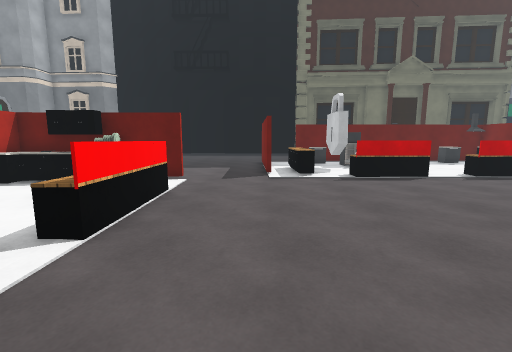
[1] (above)

24 first-person views from a walk through a Unity game level. The camera is 1.4 m above the floor, tilts 8° down and sees 90° across. The floor is counted in squares, 1 m on a side. Each view is taken from the middle of a square. On the plan, view 1 faces up. The plan holds only what a view shows up to about 13 squares ahead; the rest is blank. The place goes on beyond the plan. Some surface patterns are stand-ins.

[2]
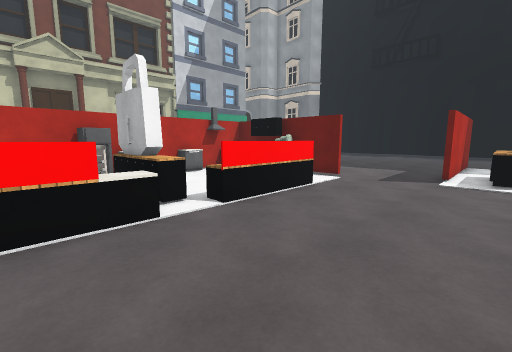

[3]
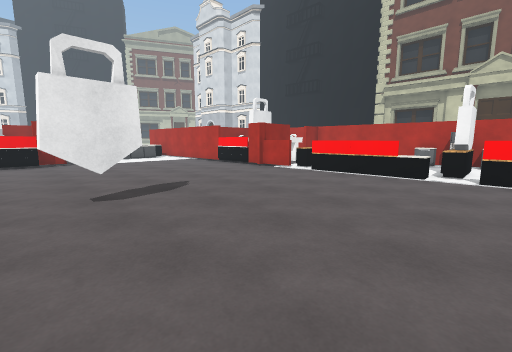

[4]
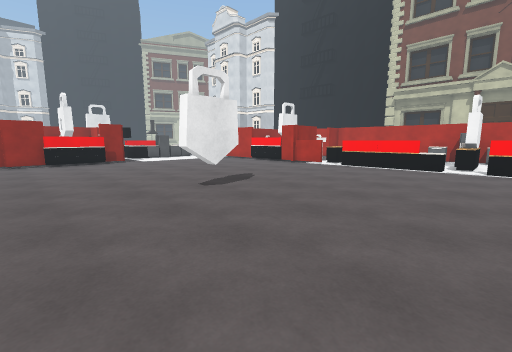

[5]
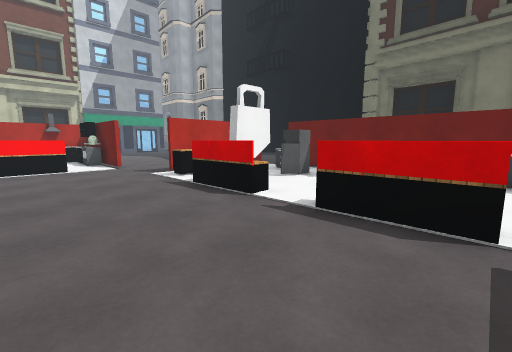

[6]
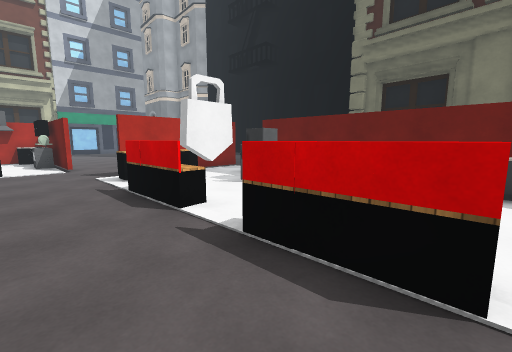

[7]
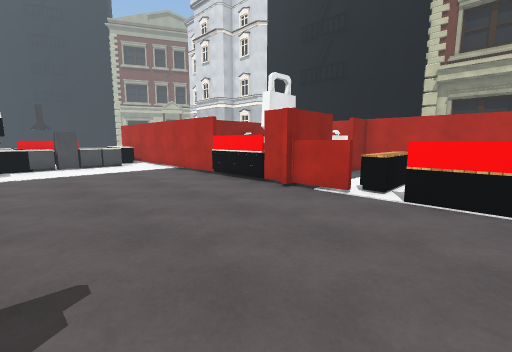

[8]
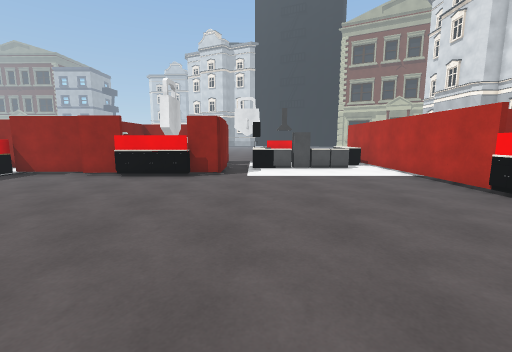

[9]
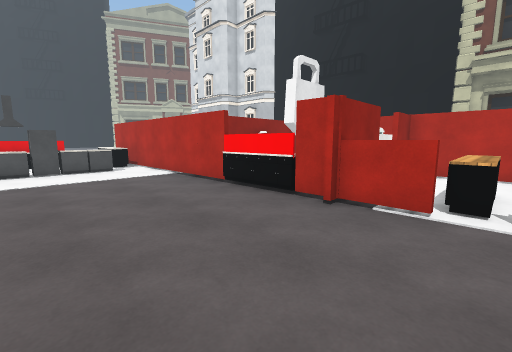

[10]
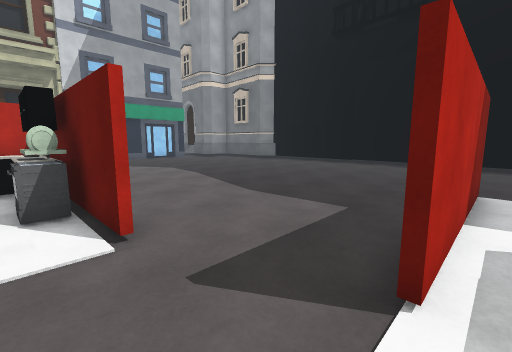

[11]
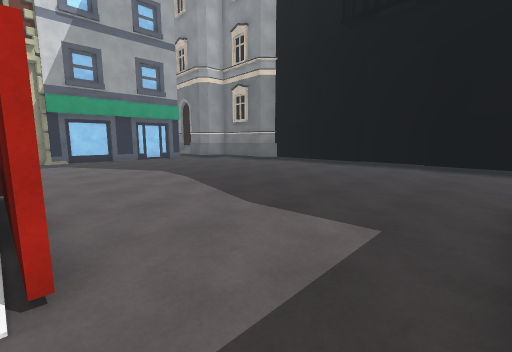

[12]
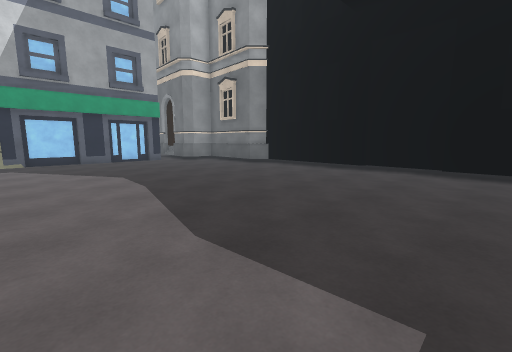

[13]
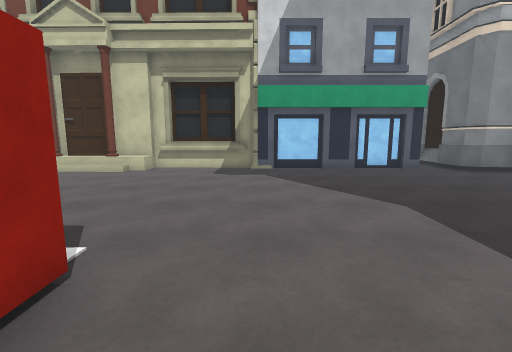

[14]
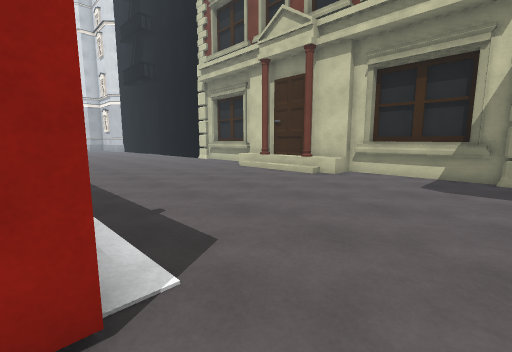

[15]
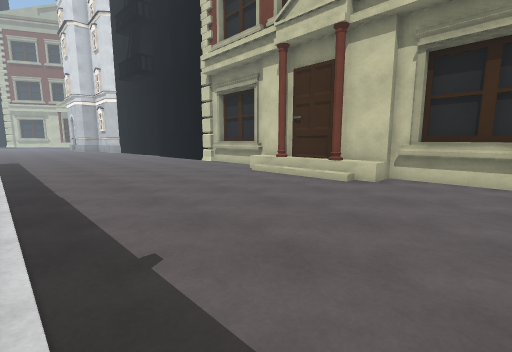

[16]
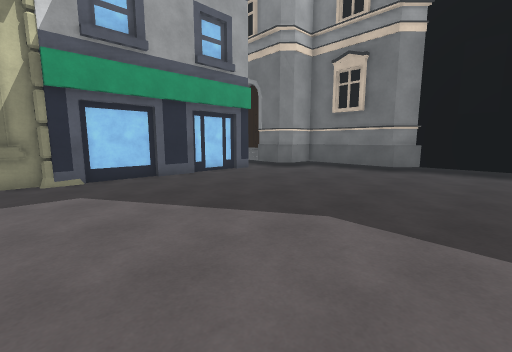

[17]
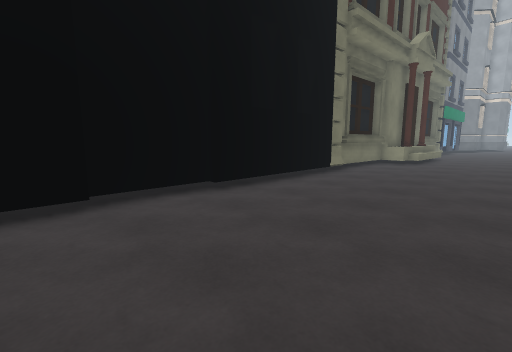

[18]
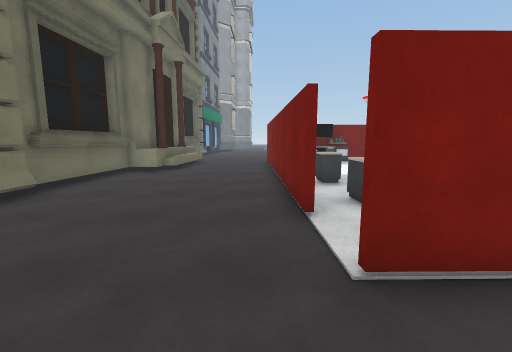

[19]
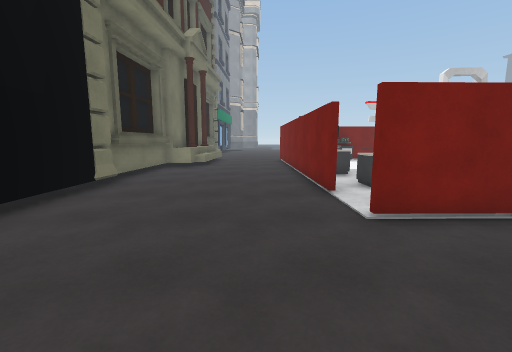

[20]
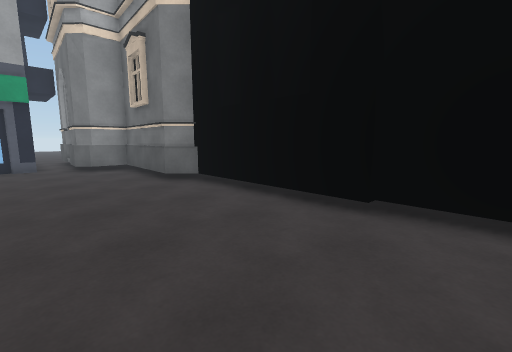

[21]
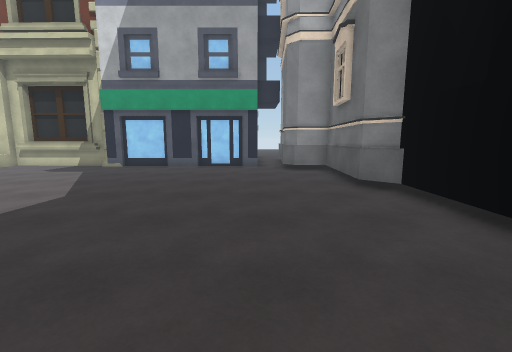

[22]
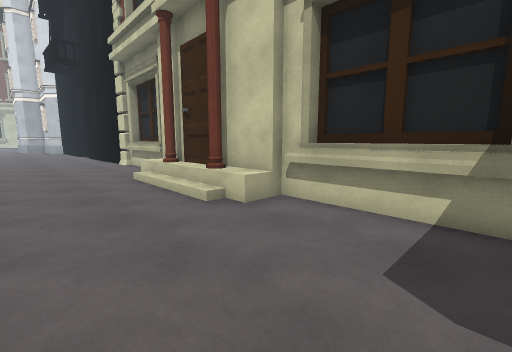

[23]
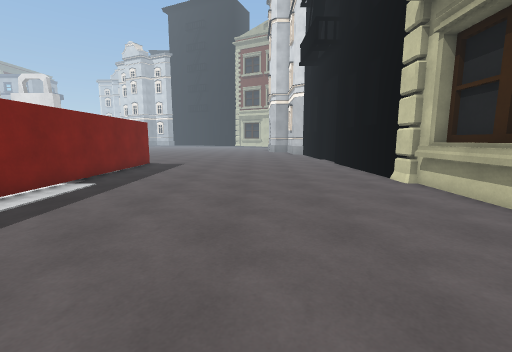

[24]
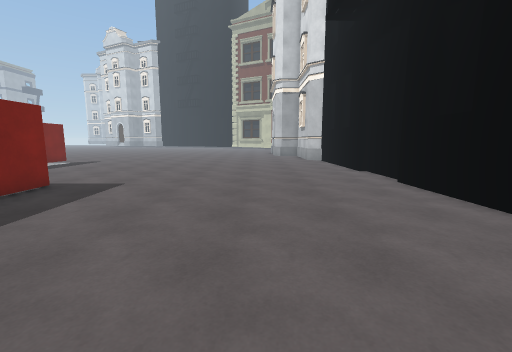

### Floor plan
Key: @ floor where view 1 was taken; # wall or solid block; x gap in a wall; . floor; = window, fence, low wall or low ledge; ^ raised ledge; C counter; T thing the floor can be seen under or through; B building; S stove; O other object.
Columns run from 20 left of view 1 to 11 right of it. Each row starts with its distance up from view 1.
 23        #################BBBBBB
 22    BBBBB.....................BBB
 21 B##B..........................BB
 20 ..B.............................
 19  B..............................
 18  #..............................
 17  #..............................
 16  #.....................#########
 15  #..................#.....^    ^
 14  #..................#....O=..  .
 13  #..................#...#O==....
 12  #..................#.C.#.......
 11  B..................#.O.x.......
 10  B....................C.CCC.CCCC
  9  B..........######..............
  8  B..........#^^SS...............
  7  B..........#....C..............
  6  BB.........#....C.............
  5  BB.........#....C............ .
  4  BB.........#  ..C............ .
  3  B .........#O#CCC.............
  2  B .........#OCCCC..............
  1  BB.........#.   CC.............
  0  BO.........#    CC.@...........
 -1  B..........#    CC.............
 -2  B..........#    CC.......TT....
 -3 #B..........#..OCC..............
 -4 BB..........#..OCC#.............
 -5  B..........#.....=.............
 -6  B..........##OO###.............
 -7  #..........#     #.............
 -8  #..........#  OO O.............
 -9  #..........#     O.............
-10  #..........#    .#.............
-11  #..........###O###.............
-12  #............    #.............
-13  #............    #.......#OOO##
-14  #.............   #      .#
-15  #..............  # OOOOO.# O
-16  #............... # OOOOO.O O
-17  #............... #O  O O
-18
-19                       O
-20                       OO

Where each view was taken, in squares from view 1:
view 1: 0 up, 0 right, facing up
view 2: 0 up, 2 right, facing up-left
view 3: 4 up, 8 right, facing down-left
view 4: 4 up, 11 right, facing down-left
view 5: 5 up, 11 right, facing up-left
view 6: 7 up, 11 right, facing up-left
view 7: 1 down, 4 right, facing down-left
view 8: 3 down, 4 right, facing down
view 9: 3 down, 3 right, facing down-left
view 10: 8 up, 1 right, facing up-left
view 11: 9 up, 0 right, facing up-left
view 12: 11 up, 1 left, facing up-left
view 13: 11 up, 6 left, facing left
view 14: 11 up, 8 left, facing down-left
view 15: 9 up, 9 left, facing down-left
view 16: 10 up, 9 left, facing up-left
view 17: 17 up, 7 left, facing up-right
view 18: 17 up, 2 left, facing right
view 19: 18 up, 4 left, facing right
view 20: 18 up, 4 left, facing up-left
view 21: 19 up, 5 left, facing left
view 22: 10 up, 14 left, facing down-left
view 23: 3 up, 14 left, facing down
view 24: 4 down, 14 left, facing down
